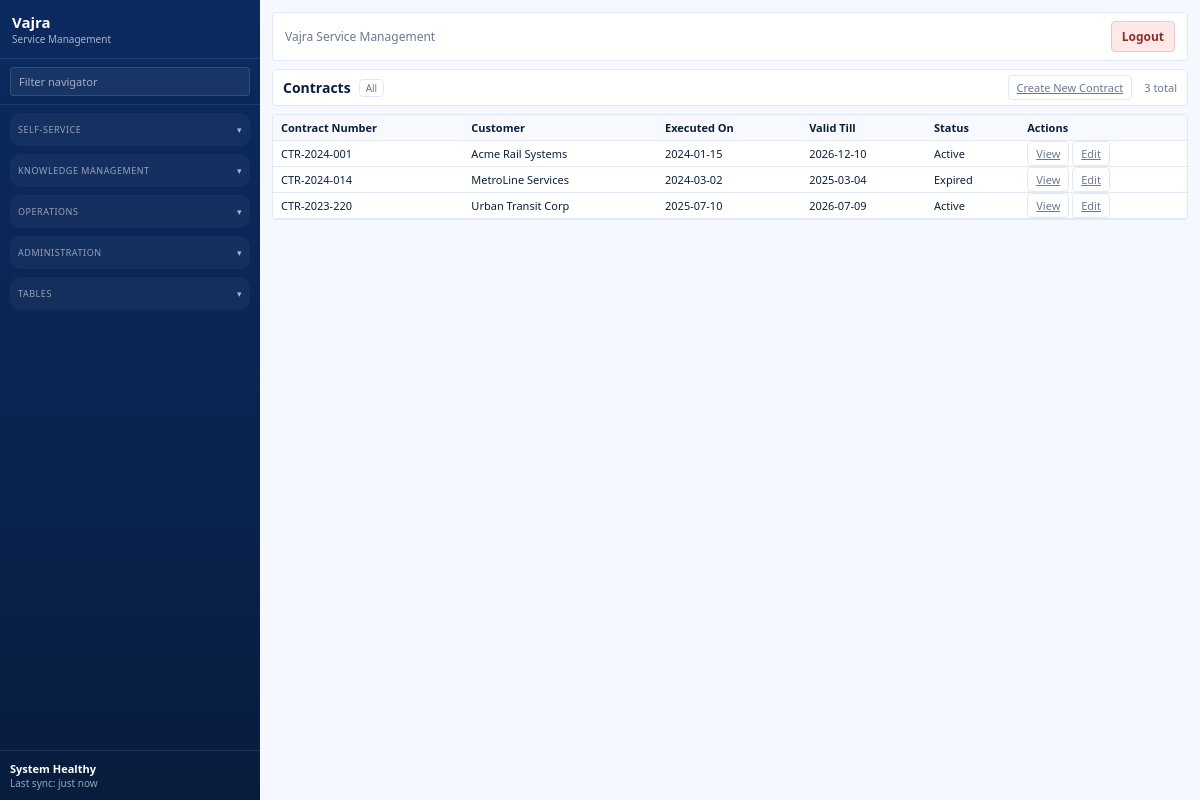
Page /admin/contracts on the committed database.
### models/entities.py (models this page shows)
class Contract(Base):
    __tablename__ = "contracts"
    id = Column(Integer, primary_key=True, index=True)
    number = Column(String(100), unique=True, nullable=False)
    customer_id = Column(Integer, nullable=True)
    data = Column(JSON, default=dict)
    created_at = Column(DateTime(timezone=True), server_default=func.now(), nullable=False)

class Customer(Base):
    __tablename__ = "customers"
    id = Column(Integer, primary_key=True, index=True)
    name = Column(String(200), nullable=False)
    data = Column(JSON, default=dict)
    created_at = Column(DateTime(timezone=True), server_default=func.now(), nullable=False)

### routers/admin.py (the view)
@router.get("/admin/contracts")
def contracts_list_page(request: Request, db: Session = Depends(get_db)):
    page = int(request.query_params.get("page", 1))
    db_contracts = db.query(Contract).order_by(Contract.id).all()
    all_contracts = [
        entity_to_dict(contract, db=db, top_level_fields=["number", "customer_id"])
        for contract in db_contracts
    ]
    if not all_contracts:
        all_contracts = _get_sample_contracts()
    import datetime
    today = datetime.date.today()
    for contract in all_contracts:
        valid_till = contract.get("valid_till")
        if valid_till:
            try:
                vt_date = datetime.datetime.strptime(valid_till, "%Y-%m-%d").date()
                if vt_date < today:
                    contract["status"] = "Expired"
            except Exception:
                pass
    pagination = paginate(all_contracts, page=page, per_page=50)
    context = build_template_context(request, contracts=pagination["items"], pagination=pagination)
    return templates.TemplateResponse(request, "contracts_list.html", context)

### templates/contracts_list.html (shortened to what this page needs)
{% extends "base.html" %}
{% block content %}
<section class="list-shell">
  <div class="list-bar">
    <div class="list-title">
      <h1>Contracts</h1>
      <span class="pill">All</span>
    </div>
    <div class="list-controls">
      <div class="list-actions">
        <a class="ghost small" href="/admin/contracts/new">Create New Contract</a>
      </div>
      <span class="list-meta">{{ pagination.total }} total</span>
    </div>
  </div>
  <div class="list-card">
    <table class="table dense">
      <thead>
        <tr>
          <th>Contract Number</th>
          <th>Customer</th>
          <th>Executed On</th>
          <th>Valid Till</th>
          <th>Status</th>
          <th>Actions</th>
        </tr>
      </thead>
      <tbody>
        {% for contract in contracts %}
        <tr>
          <td>{{ contract.number }}</td>
          <td>{{ contract.customer_name }}</td>
          <td>{{ contract.executed_on }}</td>
          <td>{{ contract.valid_till }}</td>
          <td>{{ contract.status }}</td>
          <td>
            <a class="ghost small" href="/admin/contracts/{{ contract.id }}">View</a>
            <a class="ghost small" href="/admin/contracts/{{ contract.id }}/edit">Edit</a>
          </td>
        </tr>
        {% endfor %}
      </tbody>
    </table>
  </div>
</section>
{% endblock %}

### static/css/styles.css (style rules this page uses)
:root { --si-bg: #f5f8ff; --si-panel: #ffffff; --si-surface: #f6f9ff; --si-sidebar: #0f2e63; --si-sidebar-accent: #113a7a; --si-primary: #2b74d6; --si-primary-2: #1c59b3; --si-secondary: #0f172a; --si-text: #0b1f3b; --si-muted: #6b7a90; --si-card: #ffffff; --si-border: #e2e9f5; --si-shadow: 0 12px 28px rgba(15, 40, 90, 0.08); --si-shadow-soft: 0 6px 16px rgba(15, 40, 90, 0.06); }
* { box-sizing: border-box; }
body.si-app { background: var(--si-bg); font-family: "IBM Plex Sans", "Segoe UI", sans-serif; color: var(--si-text); margin: 0; font-size: 13px; }
.list-shell { display: grid; gap: 8px; }
.list-bar, .list-footer { background: #ffffff; border: 1px solid var(--si-border); border-radius: 4px; padding: 5px 10px; display: flex; align-items: center; justify-content: space-between; font-size: 12px; }
.list-title { display: flex; align-items: center; gap: 8px; flex-wrap: wrap; }
.list-title h1 { margin: 0; font-size: 14px; }
.pill { background: transparent; border: 1px solid var(--si-border); color: var(--si-muted); padding: 1px 6px; border-radius: 4px; font-size: 10px; }
.list-controls { display: flex; align-items: center; gap: 12px; }
.list-actions { display: flex; gap: 6px; }
.list-card { background: #ffffff; border: 1px solid var(--si-border); border-radius: 4px; box-shadow: none; overflow: hidden; }
.list-meta { color: var(--si-muted); font-size: 11px; }
.table { width: 100%; border-collapse: collapse; }
.table th, .table td { text-align: left; padding: 5px 8px; border-bottom: 1px solid var(--si-border); font-size: 11px; }
.table th { background: #f7f9fd; font-weight: 600; }
.ghost, .small { border-radius: 4px; border: 1px solid var(--si-border); padding: 4px 8px; background: #ffffff; color: var(--si-muted); cursor: pointer; font-size: 11px; }

### rows in the picture
Contract: number "CTR-2024-001"
Customer: customer_name "Acme Rail Systems"
Contract: number "CTR-2024-014"
Customer: customer_name "MetroLine Services"
Contract: number "CTR-2023-220"
Customer: customer_name "Urban Transit Corp"

### other values in the picture
{{ pagination.total }} "3"
{{ contract.executed_on }} "2024-01-15" "2024-03-02" "2025-07-10"
{{ contract.valid_till }} "2026-12-10" "2025-03-04" "2026-07-09"
{{ contract.status }} "Active" "Expired" "Active"
